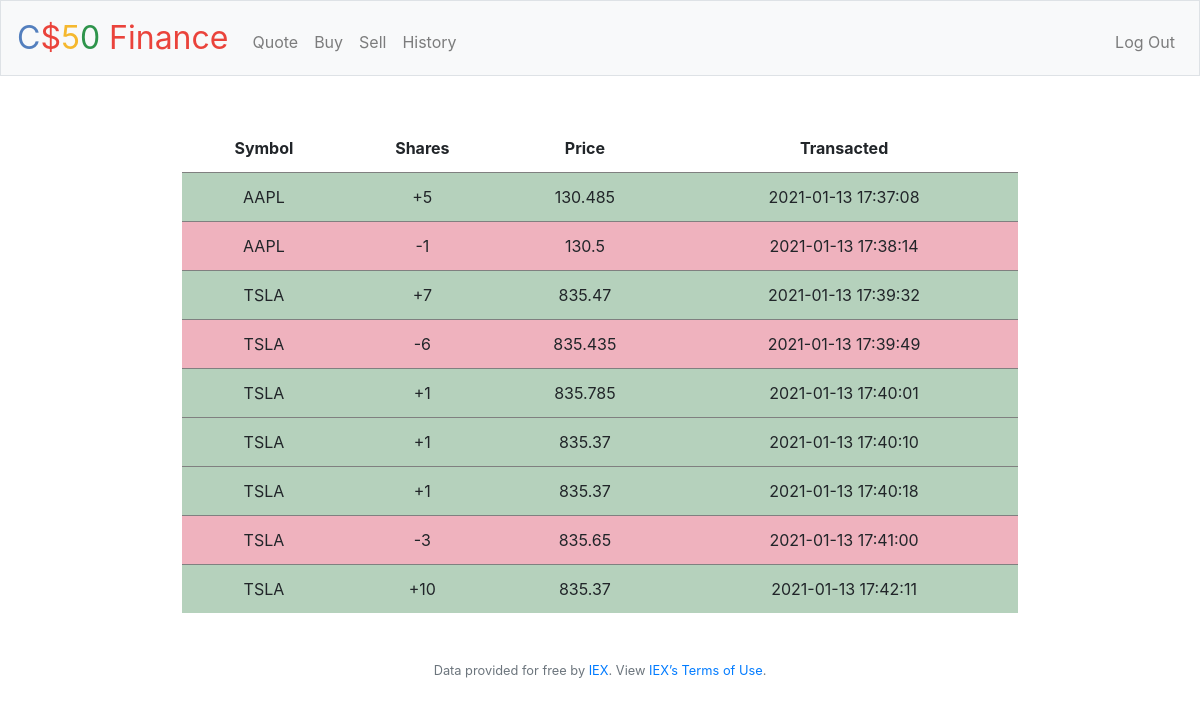
Page /history (signed in) on the committed database.
### tables this page shows
CREATE TABLE history(id INTEGER PRIMARY KEY AUTOINCREMENT, symbol TEXT NOT NULL, shares TEXT NOT NULL, price INTERGER NOT NULL, datetime TEXT NOT NULL, user_id INTEGER NOT NULL, FOREIGN KEY(user_id) REFERENCES users(id));

### pset8/finance/application.py (the view)
@app.route("/history")
@login_required
def history():
    history = db.execute("SELECT * FROM main.history WHERE user_id = :user_id",  user_id=session["user_id"])
    return render_template("history.html", history=history)

### pset8/finance/application.py (called while the page is built)
@app.after_request
def after_request(response):
    response.headers["Cache-Control"] = "no-cache, no-store, must-revalidate"
    response.headers["Expires"] = 0
    response.headers["Pragma"] = "no-cache"
    return response

### pset8/finance/helpers.py (called while the page is built)
def login_required(f):
    @wraps(f)
    def decorated_function(*args, **kwargs):
        if session.get("user_id") is None:
            return redirect("/login")
        return f(*args, **kwargs)
    return decorated_function

### pset8/finance/templates/history.html (shortened to what this page needs)
{% extends "layout.html" %}
{% block main %}
    <table class="center" border=1 frame=void rules=rows>
        <thead>
                <tr>
                    <th>Symbol</th>
                     <th>Shares</th>
                    <th>Price</th>
                    <th>Transacted</th>
                </tr>
        </thead>
        <tbody>
            {% for row in history %}
                <tr class=" {{'buy' if row['shares'][0] == '+' else 'sell'}}">
                    <td>{{ row["symbol"] }}</td>
                    <td>{{ row["shares"] }}</td>
                    <td>{{ row["price"] }}</td>
                    <td>{{ row["datetime"] }}</td>
                </tr>
            {% endfor%}
        </tbody>
    </table>
{% endblock %}

### pset8/finance/templates/layout.html (shortened to what this page needs)
<!DOCTYPE html>
<html lang="en">
    <head>
        <link href="https://maxcdn.bootstrapcdn.com/bootstrap/4.1.3/css/bootstrap.min.css" rel="stylesheet">
        <link href="/static/styles.css" rel="stylesheet">
    </head>
    <body>
        <nav class="navbar navbar-expand-md navbar-light bg-light border">
            <a class="navbar-brand" href="/"><span class="blue">C</span><span class="red">$</span><span class="yellow">5</span><span class="green">0</span> <span class="red">Finance</span></a>
            <div class="collapse navbar-collapse" id="navbar">
                {% if session.user_id %}
                    <ul class="navbar-nav mr-auto mt-2">
                        <li class="nav-item"><a class="nav-link" href="/quote">Quote</a></li>
                        <li class="nav-item"><a class="nav-link" href="/buy">Buy</a></li>
                        <li class="nav-item"><a class="nav-link" href="/sell">Sell</a></li>
                        <li class="nav-item"><a class="nav-link" href="/history">History</a></li>
                    </ul>
                    <ul class="navbar-nav ml-auto mt-2">
                        <li class="nav-item"><a class="nav-link" href="/logout">Log Out</a></li>
                    </ul>
                {% else %}
                    <ul class="navbar-nav ml-auto mt-2">
                        <li class="nav-item"><a class="nav-link" href="/register">Register</a></li>
                        <li class="nav-item"><a class="nav-link" href="/login">Log In</a></li>
                    </ul>
                {% endif %}
            </div>
        </nav>
        <main class="container p-5">
            {% block main %}{% endblock %}
        </main>
        <footer class="small text-center text-muted">
            Data provided for free by <a href="https://iextrading.com/developer">IEX</a>. View <a href="https://iextrading.com/api-exhibit-a/">IEX’s Terms of Use</a>.
        </footer>
    </body>
</html>

### pset8/finance/static/styles.css (style rules this page uses)
.center { margin-left: auto; margin-right: auto; }
nav .navbar-brand { font-size: xx-large; }
nav .navbar-brand .blue { color: #537fbe; }
nav .navbar-brand .red { color: #ea433b; }
nav .navbar-brand .yellow { color: #f5b82e; }
nav .navbar-brand .green { color: #2e944b; }
main { overflow-x: auto; text-align: center; }
table th, table td { padding: 0.75rem; vertical-align: middle; }
table { width:80%; }
.sell { background-color: rgb(202, 0, 42, 0.3) }
.buy { background-color: rgb(11, 102, 35, 0.3) }

### rows in the picture
history: symbol "AAPL", shares "+5", price "130.485", datetime "2021-01-13 17:37:08"
history: symbol "AAPL", shares "-1", price "130.5", datetime "2021-01-13 17:38:14"
history: symbol "TSLA", shares "+7", price "835.47", datetime "2021-01-13 17:39:32"
history: symbol "TSLA", shares "-6", price "835.435", datetime "2021-01-13 17:39:49"
history: symbol "TSLA", shares "+1", price "835.785", datetime "2021-01-13 17:40:01"
history: symbol "TSLA", shares "+1", price "835.37", datetime "2021-01-13 17:40:10"
history: symbol "TSLA", shares "+1", price "835.37", datetime "2021-01-13 17:40:18"
history: symbol "TSLA", shares "-3", price "835.65", datetime "2021-01-13 17:41:00"
history: symbol "TSLA", shares "+10", price "835.37", datetime "2021-01-13 17:42:11"
